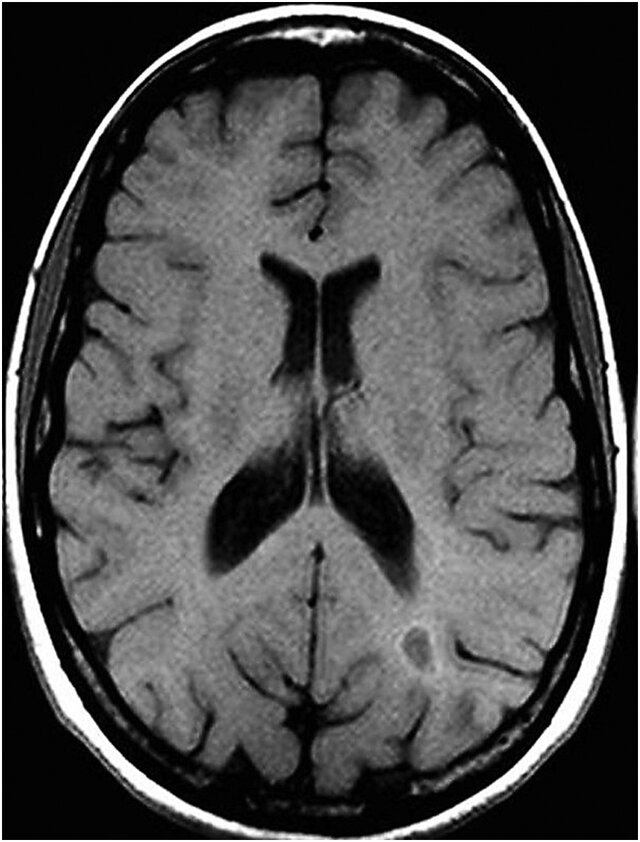
#> input picture W5Lab_Students2025/W5Lab_Students2025/Image Segmentation/mri2.jpg, 640 x 842 px
$ jupyter execute 'W5_ImageSegmentation_offcial_solution (1).ipynb'
#> lines starting #> are read from the running program, lines starting #| are printed output that depends on the picture; after the words box and inside, x2 and y2 are one past the last pixel; in counts of white or black regions, pixels touching at a corner belong together
# Image segmentation

In this lab exercise, you will look at applying image segmentation techniques to images and compare two different methods. This work is not assessed (it will not count towards your module mark) but you will get informative feedback.

## 1. Intermodes Segmentation (Histogram-Based Thresholding)
This exercise focuses on using the image histogram to find an optimal threshold, a classic segmentation approach often used for bimodal or multimodal images (like cells on a background).

## Task 1
Implement image segmentation based on the Intermodes method. Iteratively identify the valley between two peaks (modes) in the smoothed version of the histogram. Then detect the suboptimal threshold T as the midpoint between the two modes.

**QUESTION 1: .Show your code, initial and final smoothed histograms and input and output segmented image in the report.**

[cell 1]
# Imports
import skimage
import scipy
from scipy.ndimage import gaussian_filter1d
from matplotlib import pyplot as plt
import numpy as np


from scipy.ndimage import gaussian_filter1d # For smoothing the 1D histogram

# Assume a bimodal grayscale image 'img' is loaded (e.g., cell culture, documents).
img = skimage.io.imread('mri2.jpg', as_gray=True)
#> img is the input picture: shape (842, 640); min 0, max 255, mean 74.7

# ----------------------------------------
# 1. Compute Initial Histogram
# ----------------------------------------
# Calculate the raw histogram (counts) and the normalised bins (0 to 255)
hist, bins = np.histogram(img.flatten(), bins=np.max(img), range=(0, np.max(img)))
#> hist = 255 values, max 84557 at index 3, min 58 at index 190, mean 2113.3; bins = 256 values from 0 to 255

T = 20  # Example value - student must justify based on plot
img_segmented = np.zeros_like(img)
img_segmented[img > T] = 1.0


sigma_smooth = 2.0
max_iterations = 40
iterations = 0
max_i, max_j = -1, -1
smoothed_hist = hist
#> smoothed_hist has the same summary as hist

while iterations < max_iterations:
    # 2.1. Apply 1D Gaussian smoothing
    smoothed_hist = gaussian_filter1d(smoothed_hist, sigma=sigma_smooth)

    # 2.2. Find local maxima indices
    # Pad the smoothed histogram to check neighbors easily
    is_peak = (smoothed_hist[1:-1] > smoothed_hist[:-2]) & (smoothed_hist[1:-1] > smoothed_hist[2:])

    # Get indices, add 1 because we sliced off the edges [1:-1]
    modes_indices = np.where(is_peak)[0] + 1

    # Optional: Filter out very small peaks that might persist
    if len(modes_indices) > 2:
        # Sort indices by their peak height and take the top 2
        peak_heights = smoothed_hist[modes_indices]
        top_two_indices = modes_indices[np.argsort(peak_heights)[-2:]]

        # Check if the difference between the top two modes is still large
        if len(top_two_indices) == 2:
            modes_indices = top_two_indices

    # 2.3. Check the number of modes
    if len(modes_indices) == 2:
        max_i = bins[modes_indices[0]] # Intensity level
        max_j = bins[modes_indices[1]] # Intensity level
        break

    iterations += 1
    if iterations == max_iterations:
        print("Warning: Failed to converge to exactly two modes.")
        max_i, max_j = modes_indices[0], modes_indices[-1] # Fallback to top/bottom two if needed
#> this loop made 1 pass
#> (peak_heights, max_i, max_j) on pass 1: ([27868, 1156, 4950], 119, 3)
#> after the loop, iterations = 0; smoothed_hist = 255 values, max 27868 at index 3, min 68 at index 205, mean 2112.8

# 3. Calculate Threshold and Segment
if max_i != -1 and max_j != -1:
    # Compute the threshold T,
    T = 0.5 * (max_i + max_j)
#> T = 61

    # Apply threshold T to the image
    img_segmented = (img > T).astype(float)
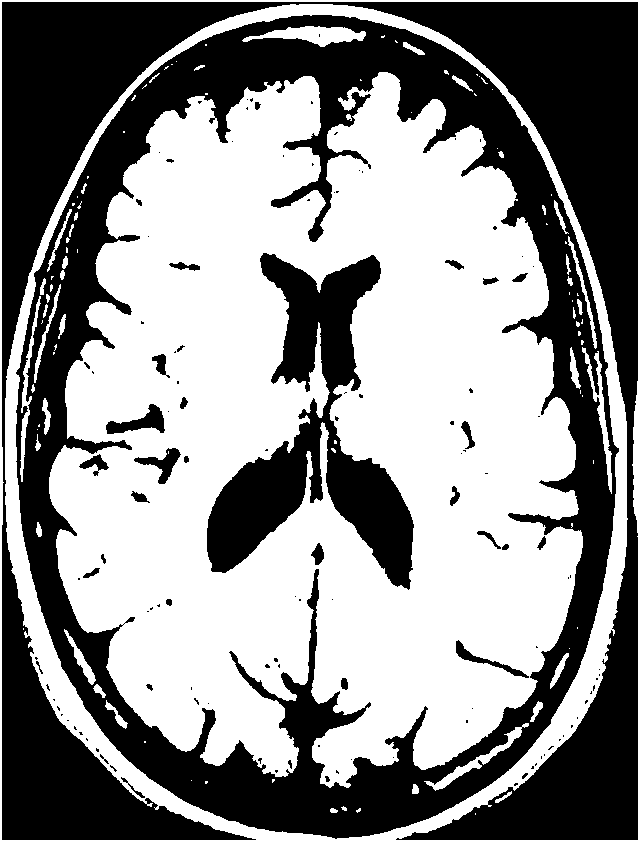
#> img_segmented: shape (842, 640) float64; values 0 (black) and 1 (white), 55.2% white; 125 black regions (88 under 20 px), largest, box (x1, y1, x2, y2) and area: (2, 2, 638, 840) 106217, (16, 15, 619, 839) 105527, (207, 253, 414, 590) 25346
else:
    img_segmented = np.zeros_like(img) # Default to blank if calculation failed

plt.figure(figsize=(12, 4))
plt.subplot(1, 3, 1)
plt.imshow(img, cmap='gray')
plt.title('Original Image')
plt.axis('off')

plt.subplot(1, 3, 2)
# Plot the histogram and overlay the chosen threshold (vertical line)
# ... (Student code to plot histogram, then plt.axvline(T, color='r', linestyle='--'))
plt.plot(bins[:-1], hist)
plt.axvline(T, color='r', linestyle='--')
plt.title(f'Histogram with Threshold T={T:.3f}')

plt.subplot(1, 3, 3)
plt.imshow(img_segmented, cmap='gray')
plt.title(f'Segmented Image (T={T:.2f})')
plt.axis('off')
plt.show()
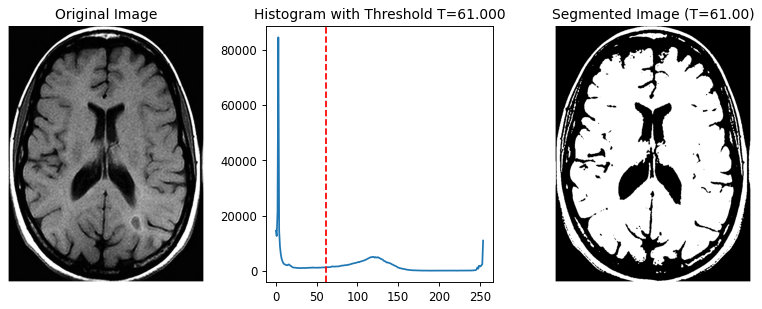
#> figure drawn by matplotlib, 3 panels; panel 2: curve peaks at x = 3, y = 84557

print(T)
#| 61.0

# Task 2
Segmentation with K-Means Clustering. This exercise demonstrates how clustering (unsupervised learning) can be used to group pixels based on their intensity into a predefined number of segments ($K$).

Apply the K-Means algorithm to segment an image into $K$ intensity or colour clusters. This shows you that segmentation isn't just binary thresholding.

**QUESTION 2: Apply the K-Means algorithm to segment an image into $K={2,3,4}$ intensity clusters. Which regions have you detected? (Perform a quick search of the possible answers). Show your code, initial and final image in the report.**

[cell 2]
# Complete Task 2 here
from sklearn.cluster import KMeans # For simplicity and stability

# Assume a grayscale image 'img_gray' is loaded and is an 8-bit integer array
# (uint8) in the range [0, 255].

## 1. Prepare Data for K-Means
# K-Means expects a 2D array of (N_samples, N_features).
# For grayscale, N_features = 1 (intensity). N_samples is (Height * Width).

# -----------------
# 1.1. YOUR CODE HERE: Reshape the image data
# -----------------
h, w = img.shape
#> h = 842; w = 640
data = img.reshape((-1, 1)) # Reshape to (N_pixels, 1)

result_images = {}
for K in [2, 3, 4]:
    # Initialize the KMeans object with the number of clusters
    kmeans = KMeans(n_clusters=K, random_state=0)

    # Fit the data and kmeans model
    kmeans.fit(data)

    # Obtain the prediction of all data points of the reshaped image
    labels = kmeans.predict(data).reshape(h, w)
    centers = kmeans.cluster_centers_.flatten()

    # Obtain the centroids

    ## 3. Reconstruct the Segmented Image
    # Replace each pixel with the intensity value of its assigned cluster centre.


    # -----------------
    # 3.1. YOUR CODE HERE: Reconstruct the image
    # -----------------
    # Ensure centres are cast back to the integer type expected by the image.
    # Note: Use np.round() before casting to uint8 for better results.
    # reshape the segmented data (remember it was vectorised) and store it in img_segmented


    segmented_data = np.round(centers[labels]).astype(np.uint8)
    img_segmented = segmented_data.reshape(h, w)
    result_images[K] = img_segmented
#> this loop made 3 passes
#> pass 1, `labels = kmeans.predict(data).reshape(h, w)`:
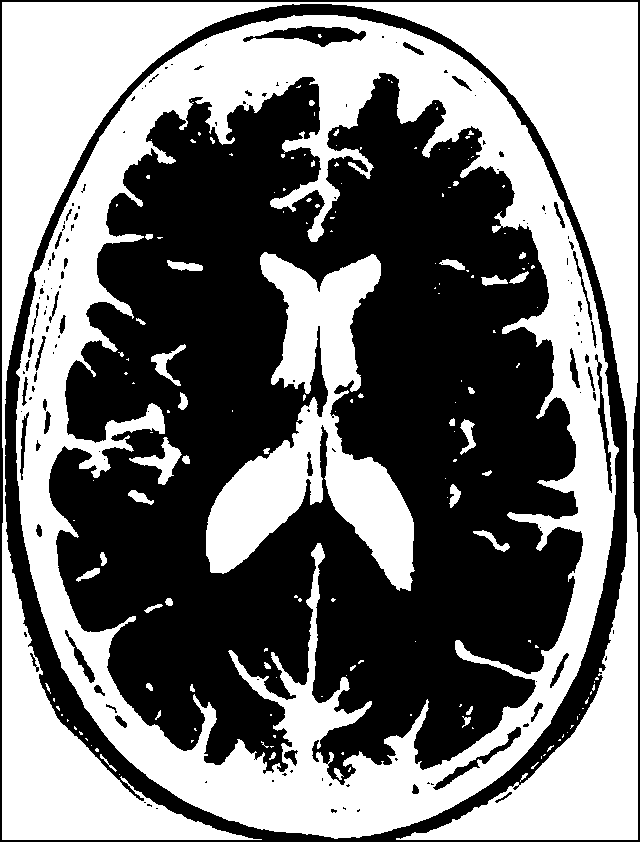
#> labels: shape (842, 640) int32; values 0 (black) and 1 (white), 47.5% white; 165 white regions (121 under 20 px), largest, box (x1, y1, x2, y2) and area: (16, 15, 619, 839) 117142, (2, 2, 638, 840) 106954, (206, 252, 415, 591) 26951
#> pass 2, `labels = kmeans.predict(data).reshape(h, w)`:
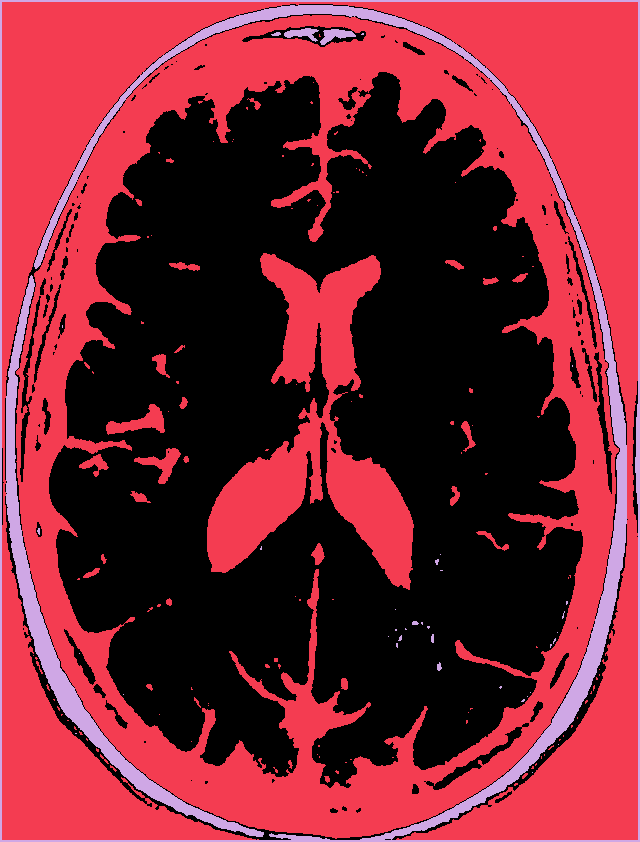
#> labels: shape (842, 640) int32; 3 distinct labels, from 0 to 2; one colour per label, 0 black
#> pass 2, `segmented_data = np.round(centers[labels]).astype(np.uint8)`:
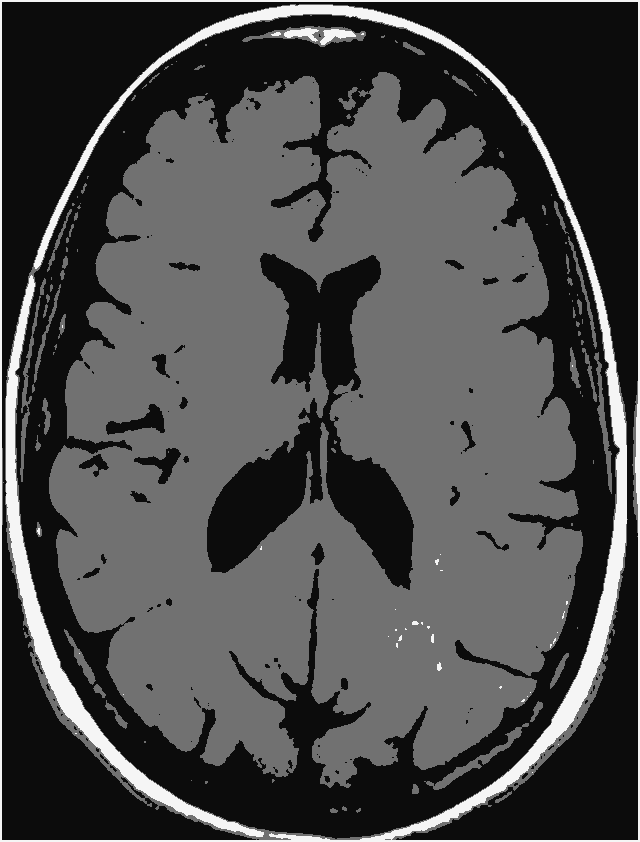
#> segmented_data: shape (842, 640); min 12, max 245, mean 74.6
#> after the loop, result_images = 3 items


# --- Display Code (Do Not Modify) ---
plt.figure(figsize=(15, 5))
plt.subplot(1, 4, 1)
plt.imshow(img, cmap='gray')
plt.title('Original Grayscale Image')
plt.axis('off')

for K in [2, 3, 4]:
    plt.subplot(1, 4, K)
    plt.imshow(result_images[K], cmap='gray')
    plt.title(f'K-Means Segmentation (K={K})')
    plt.axis('off')
plt.show()
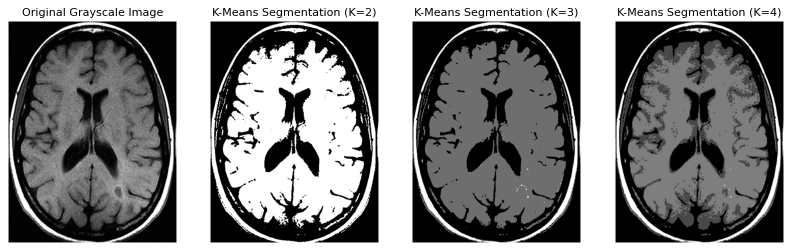
#> figure drawn by matplotlib, 4 panels
